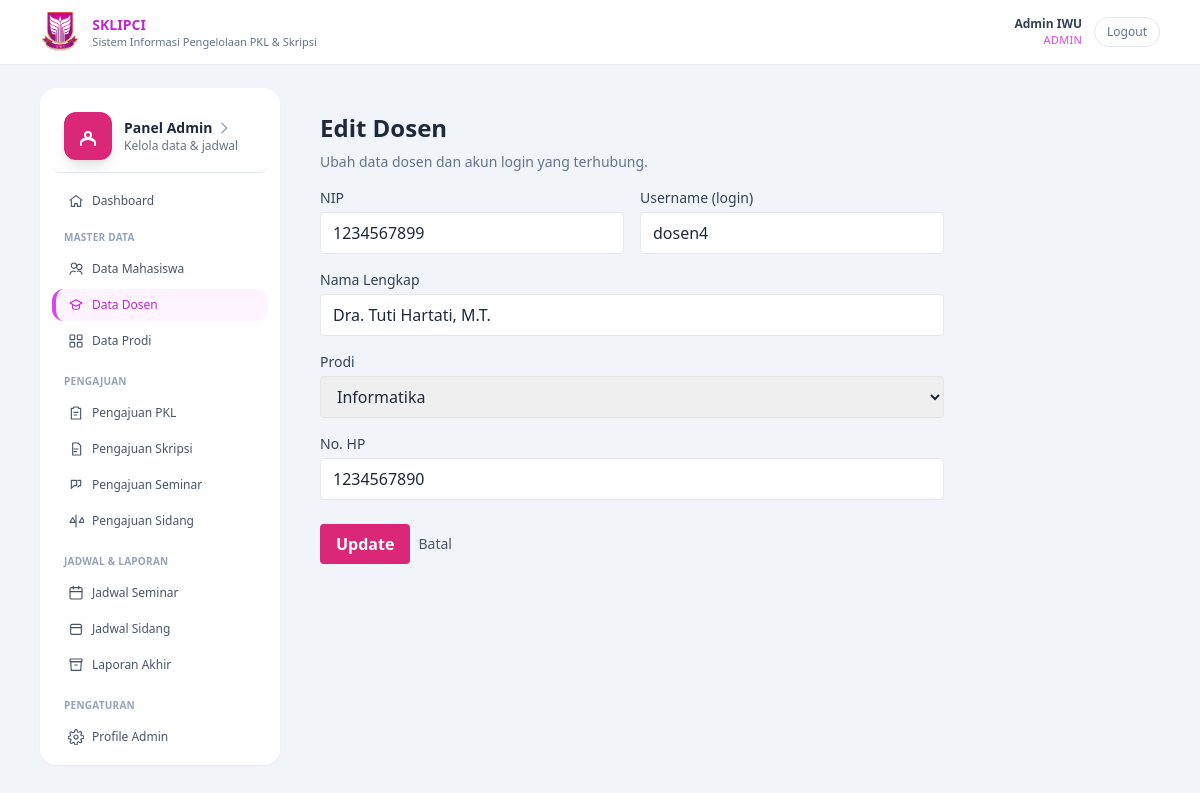
Screenshot of /?r=admin/dosenEditForm&id=12 (signed in) with the database file from the repository.
### tables this page shows
CREATE TABLE `dosen` (
  `id` int(11) NOT NULL,
  `user_id` int(11) NOT NULL,
  `nip` varchar(30) NOT NULL,
  `nama` varchar(100) NOT NULL,
  `prodi_id` int(11) NOT NULL,
  `no_hp` varchar(20) DEFAULT NULL,
  `created_at` timestamp NOT NULL DEFAULT current_timestamp()
);

CREATE TABLE `users` (
  `id` int(11) NOT NULL,
  `username` varchar(50) NOT NULL,
  `password` varchar(255) NOT NULL,
  `nama` varchar(100) NOT NULL,
  `role` enum('admin','mahasiswa','dosen') NOT NULL,
  `status` enum('aktif','nonaktif') NOT NULL DEFAULT 'aktif',
  `created_at` timestamp NOT NULL DEFAULT current_timestamp(),
  `updated_at` datetime DEFAULT NULL
);

CREATE TABLE `prodi` (
  `id` int(11) NOT NULL,
  `kode_prodi` varchar(10) NOT NULL,
  `nama_prodi` varchar(100) NOT NULL,
  `kaprodi_id` int(11) DEFAULT NULL,
  `kaprodi` varchar(100) DEFAULT NULL,
  `created_at` timestamp NOT NULL DEFAULT current_timestamp()
);

### app/controller/AdminController.php (called while the page is built, shortened)
<?php
class AdminController extends Controller
{
    public function dosenEditForm(): void
    {
        $id = (int)($_GET['id'] ?? 0);
        $conn = db();
        $stmt = $conn->prepare("
            SELECT d.*, u.username
            FROM dosen d
            JOIN users u ON d.user_id = u.id
            WHERE d.id = ?
            LIMIT 1
        ");
        $stmt->bind_param('i', $id);
        $stmt->execute();
        $result = $stmt->get_result();
        $dosen  = $result->fetch_assoc();
        $resultProdi = $conn->query("SELECT id, nama_prodi FROM prodi ORDER BY nama_prodi ASC");
        $prodiList   = $resultProdi ? $resultProdi->fetch_all(MYSQLI_ASSOC) : [];
        $this->view('admin/dosen/edit', compact('title', 'dosen', 'prodiList'));
    }
}

### index.php (called while the page is built, shortened)
<?php
$route = $_GET['r'] ?? 'public/home';
$route = trim($route, '/');
list($controllerPart, $method) = array_pad(explode('/', $route), 2, null);
$method         = $method ?: 'home';
$controller = new $controllerClass();
call_user_func([$controller, $method]);

### app/view/admin/dosen/edit.php (the view, shortened to what this page needs)
<?php include __DIR__ . '/../../partials/header.php'; ?>
<main class="flex-1 pb-16 md:pb-0 bg-slate-100 min-h-screen">
    <div class="max-w-6xl mx-auto px-4 py-6 flex gap-4">
        <?php include __DIR__ . '/../../partials/admin/sidebar.php'; ?>
        <section class="flex-1 p-4 md:p-6 max-w-2xl">
            <h1 class="text-xl md:text-2xl font-semibold mb-2">Edit Dosen</h1>
            <p class="text-sm text-slate-500 mb-4">
                Ubah data dosen dan akun login yang terhubung.
            </p>
            <form action="<?= BASE_URL; ?>/?r=admin/dosenUpdate" method="post" class="grid md:grid-cols-2 gap-4">
                <div>
                    <label class="block text-sm font-medium text-slate-700 mb-1">
                        NIP
                    </label>
                    <input type="text" name="nip"
                        value="<?= htmlspecialchars($dosen['nip']); ?>"
                        class="w-full border rounded px-3 py-2 focus:outline-none focus:ring focus:ring-[#DB2777]" required>
                </div>
                <div>
                    <label class="block text-sm font-medium text-slate-700 mb-1">
                        Username (login)
                    </label>
                    <input type="text" name="username"
                        value="<?= htmlspecialchars($dosen['username']); ?>"
                        class="w-full border rounded px-3 py-2 focus:outline-none focus:ring focus:ring-[#DB2777]" required>
                </div>
                <div class="md:col-span-2">
                    <label class="block text-sm font-medium text-slate-700 mb-1">
                        Nama Lengkap
                    </label>
                    <input type="text" name="nama"
                        value="<?= htmlspecialchars($dosen['nama']); ?>"
                        class="w-full border rounded px-3 py-2 focus:outline-none focus:ring focus:ring-[#DB2777]" required>
                </div>
                <div class="md:col-span-2">
                    <label class="block text-sm font-medium text-slate-700 mb-1">
                        Prodi
                    </label>
                    <select name="prodi_id"
                        class="w-full border rounded px-3 py-2 focus:outline-none focus:ring focus:ring-[#DB2777]" required>
                        <?php foreach ($prodiList as $p): ?>
                            <option value="<?= $p['id']; ?>"
                                <?= ($p['id'] == $dosen['prodi_id']) ? 'selected' : ''; ?>>
                                <?= htmlspecialchars($p['nama_prodi']); ?>
                            </option>
                        <?php endforeach; ?>
                    </select>
                </div>
                <div class="md:col-span-2">
                    <label class="block text-sm font-medium text-slate-700 mb-1">
                        No. HP
                    </label>
                    <input
                        type="text"
                        name="no_hp"
                        maxlength="13"
                        pattern="[0-9]+"
                        inputmode="numeric"
                        class="border rounded px-3 py-2 w-full"
                        placeholder="08xxxxxxxxxx"
                        required
                        value="<?= htmlspecialchars($dosen['no_hp'] ?? ''); ?>"
                        class="w-full border rounded px-3 py-2 focus:outline-none focus:ring focus:ring-[#DB2777]">
                </div>
                <div class="md:col-span-2 flex items-center gap-2 mt-2">
                    <button type="submit"
                        class="bg-[#DB2777] text-white font-semibold px-4 py-2 rounded hover:bg-pink-700">
                        Update
                    </button>
                    <a href="<?= BASE_URL; ?>/?r=admin/dosenIndex"
                        class="text-sm text-slate-600 hover:underline">
                        Batal
                    </a>
                </div>
            </form>
        </section>
</main>
<?php include __DIR__ . '/../../partials/footer.php'; ?>

### public/css/style.css (style rules this page uses)
body { font-family: system-ui, -apple-system, BlinkMacSystemFont, "Segoe UI", sans-serif; }

### rows the page displays
dosen: nip "1234567899", username "dosen4", nama "Dra. Tuti Hartati, M.T.", prodi_id "Informatika", no_hp "1234567890"

### other values shown
$user['nama'] "Admin IWU"
$user['role'] "ADMIN"
